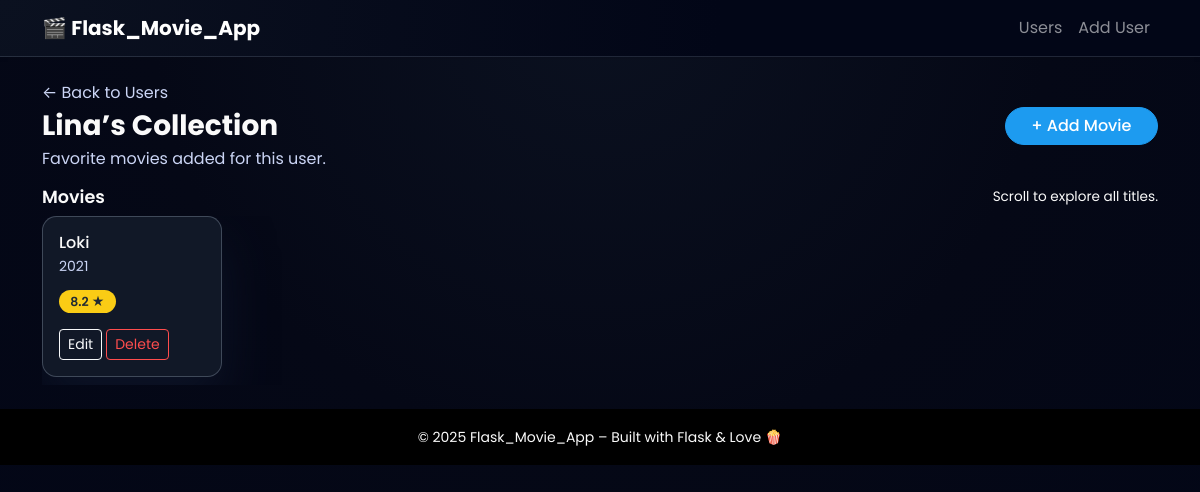
Before: /users/1 with the older database file.
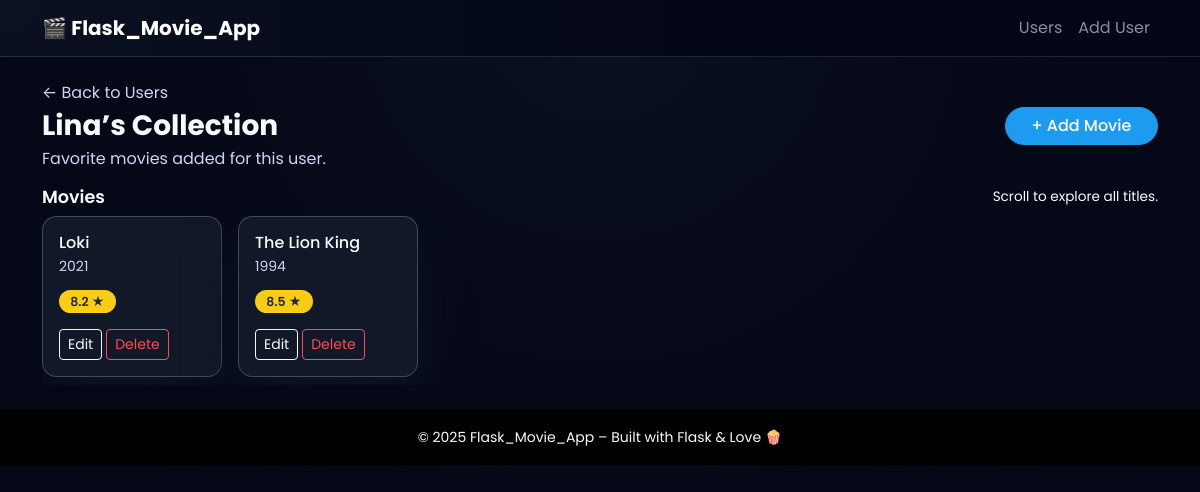
After: the same page with the newer database file.
### models.py (models this page shows)
class Movie(db.Model):
	__tablename__ = "movies"
	id = db.Column(db.Integer, primary_key=True)
	name = db.Column(db.String(200), nullable=False)
	director = db.Column(db.String, nullable=False)
	year = db.Column(db.Integer, nullable=False)
	rating = db.Column(db.Float, nullable=False)
	user_id = db.Column(db.Integer, db.ForeignKey("users.id"), nullable=False)
	user = db.relationship("User", back_populates="movies")

### app.py (the view)
@app.route("/users/<int:user_id>")
def user_movies(user_id):
	user = get_user_or_404(user_id)
	movies = data_manager.get_user_movies(user_id)
	return render_template("user_movies.html", user=user, movies=movies)

### app.py (called while the page is built)
def get_user_or_404(user_id: int):
	user = data_manager.get_user(user_id)
	if user is None:
		abort(404)
	return user

### datamanager/sqlite_data_manager.py (called while the page is built)
	def get_user(self, user_id: int) -> Optional[User]:
		return self.session.get(User, user_id)

	def get_user_movies(self, user_id: int) -> List[Movie]:
		return (
			self.session.query(Movie)
			.filter(Movie.user_id == user_id)
			.all()
		)

### templates/user_movies.html (shortened to what this page needs)
{% extends "base.html" %}
{% block content %}
  <div class="d-flex justify-content-between align-items-center mb-3">
    <div>
      <p class="mb-1">
        <a href="{{ url_for('list_users') }}" class="text-decoration-none text-secondary">
          ← Back to Users
        </a>
      </p>
      <h1 class="h3 fw-bold mb-1">
        {{ user['name'] }}’s Collection
      </h1>
      <p class="text-secondary mb-0">
        Favorite movies added for this user.
      </p>
    </div>
    <div class="d-flex flex-column align-items-end gap-2">
      <a href="{{ url_for('add_movie', user_id=user['id']) }}" class="btn btn-primary">
        + Add Movie
      </a>
    </div>
  </div>
  {% if movies %}
    <section class="mt-3">
      <div class="d-flex justify-content-between align-items-center mb-2">
        <h2 class="section-title mb-0">Movies</h2>
        <p class="section-subtitle mb-0">
          Scroll to explore all titles.
        </p>
      </div>
      <div class="scroll-row">
        {% for movie in movies %}
          <div class="scroll-item">
            <div class="card movie-card h-100">
              <div class="card-body d-flex flex-column">
                <div class="mb-2">
                  <h3 class="h6 mb-1 text-truncate" title="{{ movie['name'] }}">
                    {{ movie['name'] }}
                  </h3>
                  <p class="mb-1 text-secondary small">
                    {{ movie['year'] }}
                  </p>
                </div>
                <div class="mb-3">
                  <span class="badge-rating">
                    {{ movie['rating'] }} ★
                  </span>
                </div>
                <div class="mt-auto d-flex flex-wrap gap-1">
                  <a
                    href="{{ url_for('update_movie', user_id=user['id'], movie_id=movie['id']) }}"
                    class="btn btn-sm btn-outline-light"
                  >
                    Edit
                  </a>
                  <form
                    action="{{ url_for('delete_movie', user_id=user['id'], movie_id=movie['id']) }}"
                    method="post"
                    class="d-inline"
                  >
                    <button type="submit" class="btn btn-sm btn-outline-danger">
                      Delete
                    </button>
                  </form>
                </div>
              </div>
            </div>
          </div>
        {% endfor %}
      </div>
    </section>
  {% endif %}
{% endblock %}

Changed rows visible on the page:
added Movie: name "The Lion King", year "1994", rating "8.5"
